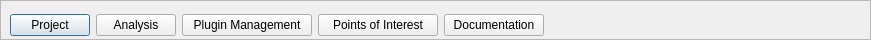
   <widget class="QFrame" name="button_bar">
    <property name="geometry">
     <rect>
      <x>0</x>
      <y>0</y>
      <width>871</width>
      <height>40</height>
     </rect>
    </property>
    <property name="sizePolicy">
     <sizepolicy hsizetype="Preferred" vsizetype="Preferred">
      <horstretch>0</horstretch>
      <verstretch>0</verstretch>
     </sizepolicy>
    </property>
    <property name="minimumSize">
     <size>
      <width>550</width>
      <height>40</height>
     </size>
    </property>
    <property name="frameShape">
     <enum>QFrame::StyledPanel</enum>
    </property>
    <property name="frameShadow">
     <enum>QFrame::Raised</enum>
    </property>
    <widget class="QWidget" name="layoutWidget">
     <property name="geometry">
      <rect>
       <x>10</x>
       <y>10</y>
       <width>841</width>
       <height>31</height>
      </rect>
     </property>
     <layout class="QHBoxLayout" name="horizontalLayout">
      <item>
       <widget class="QPushButton" name="project_button">
        <property name="minimumSize">
         <size>
          <width>60</width>
          <height>0</height>
         </size>
        </property>
        <property name="text">
         <string>Project</string>
        </property>
        <property name="default">
         <bool>true</bool>
        </property>
        <property name="flat">
         <bool>false</bool>
        </property>
       </widget>
      </item>
      <item>
       <widget class="QPushButton" name="analysis_button">
        <property name="minimumSize">
         <size>
          <width>70</width>
          <height>0</height>
         </size>
        </property>
        <property name="text">
         <string>Analysis</string>
        </property>
       </widget>
      </item>
      <item>
       <widget class="QPushButton" name="plugin_management_button">
        <property name="minimumSize">
         <size>
          <width>130</width>
          <height>0</height>
         </size>
        </property>
        <property name="text">
         <string>Plugin Management</string>
        </property>
       </widget>
      </item>
      <item>
       <widget class="QPushButton" name="points_of_interest_button">
        <property name="minimumSize">
         <size>
          <width>120</width>
          <height>0</height>
         </size>
        </property>
        <property name="text">
         <string>Points of Interest</string>
        </property>
       </widget>
      </item>
      <item>
       <widget class="QPushButton" name="documentation_button">
        <property name="minimumSize">
         <size>
          <width>100</width>
          <height>0</height>
         </size>
        </property>
        <property name="text">
         <string>Documentation</string>
        </property>
       </widget>
      </item>
      <item>
       <spacer name="horizontalSpacer">
        <property name="orientation">
         <enum>Qt::Horizontal</enum>
        </property>
        <property name="sizeHint" stdset="0">
         <size>
          <width>40</width>
          <height>20</height>
         </size>
        </property>
       </spacer>
      </item>
     </layout>
    </widget>
   </widget>
